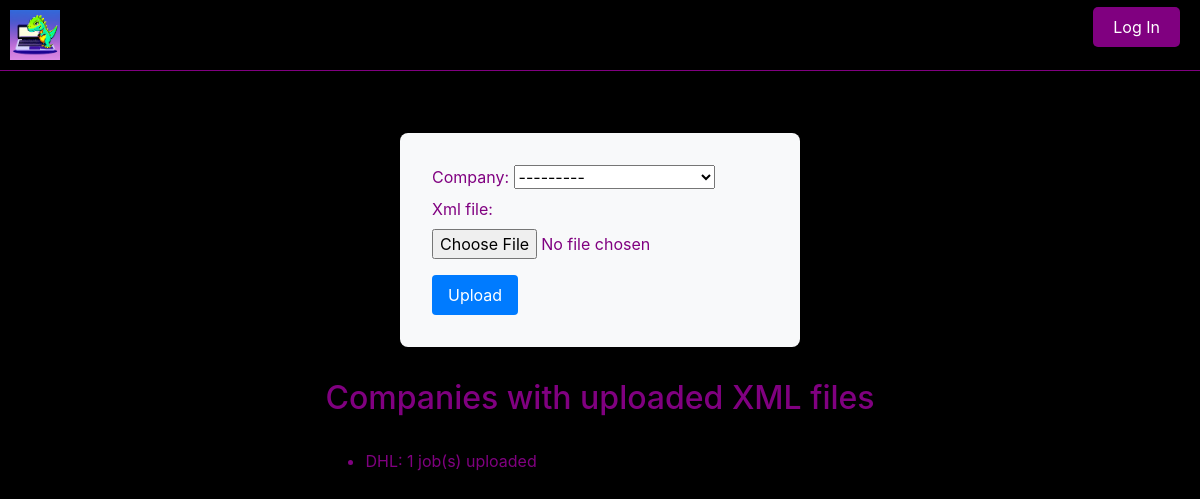
/upload_xml/, run on an earlier commit of the app's database.
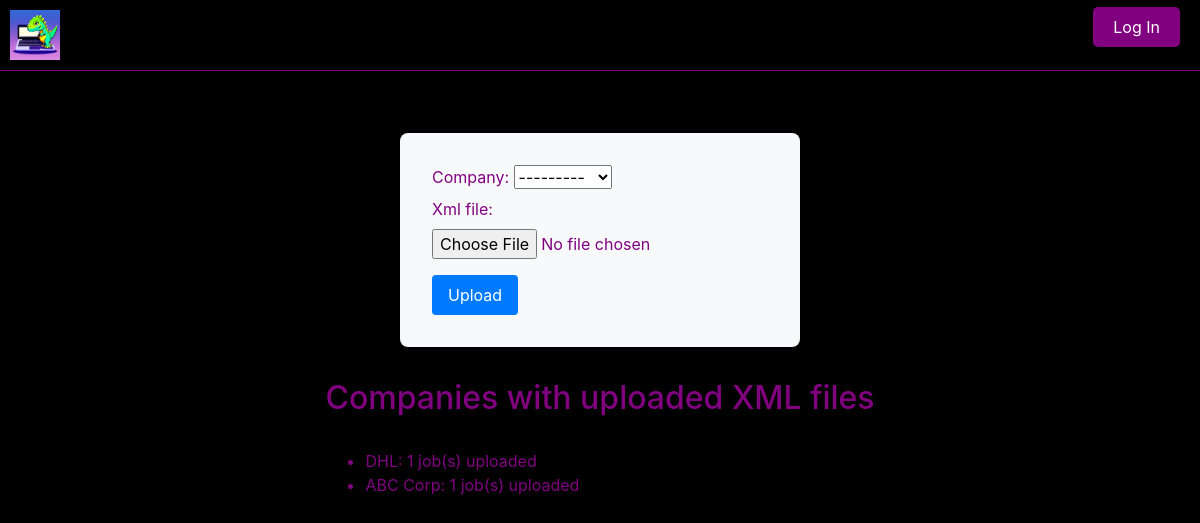
And on a later commit of the database.
### core/models.py (models this page shows)
class Company(models.Model):
    name = models.CharField(max_length=255)
    created_at = models.DateTimeField(auto_now_add=True)
    xml_file = models.FileField(upload_to='xmls/', null=True, blank=True)
    def __str__(self):
        return self.name

### core/views.py (the view)
# urls.py: path('upload_xml/', views.upload_xml, name='upload_xml'),
def upload_xml(request):
    if request.method == 'POST':
        form = XMLUploadForm(request.POST, request.FILES)
        if form.is_valid():
            company = form.cleaned_data.get('company')
            parse_xml(request.FILES['xml_file'], company)
            return redirect('job_list')
    else:
        form = XMLUploadForm()
    companies_with_jobs = Company.objects.annotate(job_count=models.Count('job'))
    return render(request, 'core/upload_xml.html', {'form': form, 'companies_with_jobs': companies_with_jobs})

### core/forms.py
class XMLUploadForm(forms.Form):
    xml_file = forms.FileField()
    company = forms.ModelChoiceField(queryset=Company.objects.all())

### core/templates/core/upload_xml.html (shortened to what this page needs)
{% extends 'base.html' %}
{% block content %}
<div class="container">
    <div class="form-container">
        <form method="post" enctype="multipart/form-data">
            <div>
                {{ form.company.label_tag }} {{ form.company }}
            </div>
            <div>
                {{ form.xml_file.label_tag }} {{ form.xml_file }}
            </div>
            <button type="submit">Upload</button>
        </form>
    </div>
    {% if companies_with_jobs %}
        <div class="companies-list">
            <h2>Companies with uploaded XML files</h2>
            <ul>
                {% for company in companies_with_jobs %}
                    {% if company.job_count > 0 %}
                        <li>{{ company.name }}: {{ company.job_count }} job(s) uploaded</li>
                    {% endif %}
                {% endfor %}
            </ul>
        </div>
    {% endif %}
</div>
{% endblock %}

What changed in the data, as far as the page shows it:
added Company: name "ABC Corp", job_count "1"
